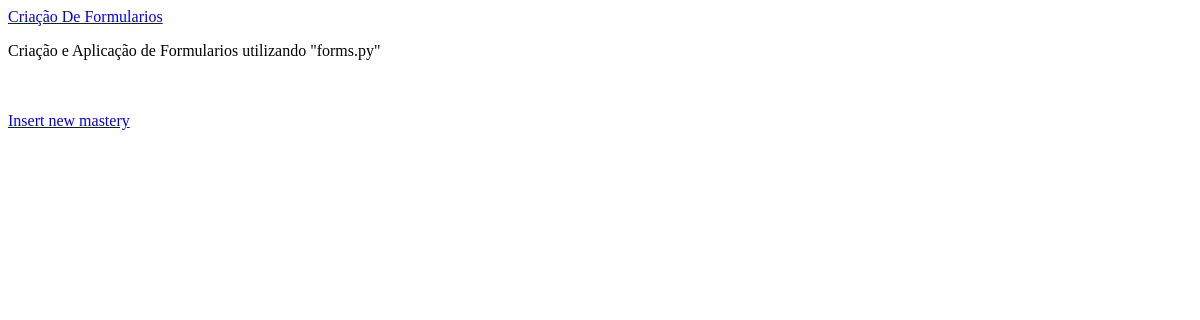
The page /masteries on the database as committed earlier.
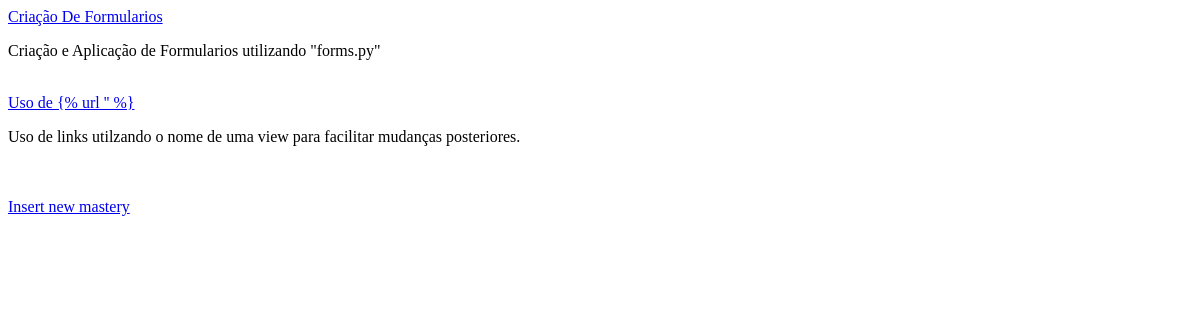
The same page on the database as committed later.
### mastery_over_django/models.py (models this page shows, shortened)
class Mastery(models.Model):
    mastery_name = models.CharField(max_length=100, default='Nameless Mastery')
    mastery_description = models.CharField(max_length=200)
    mastery_date = models.DateField(default=datetime.date.today)

### mastery_over_django/views.py (the view)
# urls.py: path('masteries', views.masteries, name='masteries'),
def masteries(request):
    masteries = Mastery.objects.all()
    context = {'masteries': masteries}
    return render(request, 'masteries.html', context)

### templates/masteries.html
{% extends 'base.html'%}
{% block content %}
{% for mastery in masteries %}
<a href="{% url 'mastery' mastery.id %}">{{ mastery.mastery_name }}</a>
<p>{{ mastery.mastery_description }}</p><br>
{% endfor %}
<br>
<a href="{% url 'insert_masteries' %}">Insert new mastery</a>
{% endblock %}

Rows that differ between the two databases and show on the page:
added Mastery: mastery_name "Uso de {% url '' %}", mastery_description "Uso de links utilzando o nome de uma view para facilitar mudanças posteriores."
